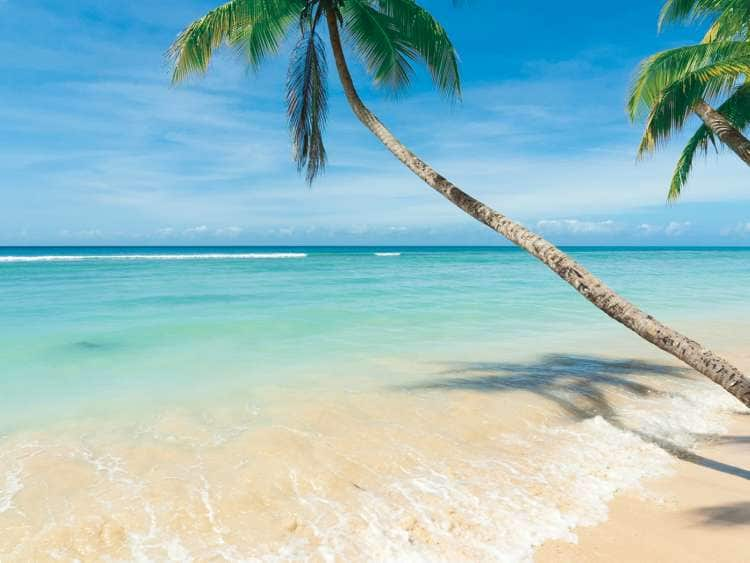
#> input picture Charlotteville-Trinidad-Tobago.jpg.image.750.563.low.jpg, 750 x 563 px, given in place of the camera
$ python sketch.py
#> lines starting #> are read from the running program, lines starting #| are printed output that depends on the picture
#> further down, frame is the input picture: shape (563, 750, 3); mean B, G, R 194.4, 190.6, 151.5
# sketching an image by taking input from webcam
import cv2

def sketch(image):
    #converting_image_to_grayscale
    img_gray=cv2.cvtColor(image,cv2.COLOR_BGR2GRAY)
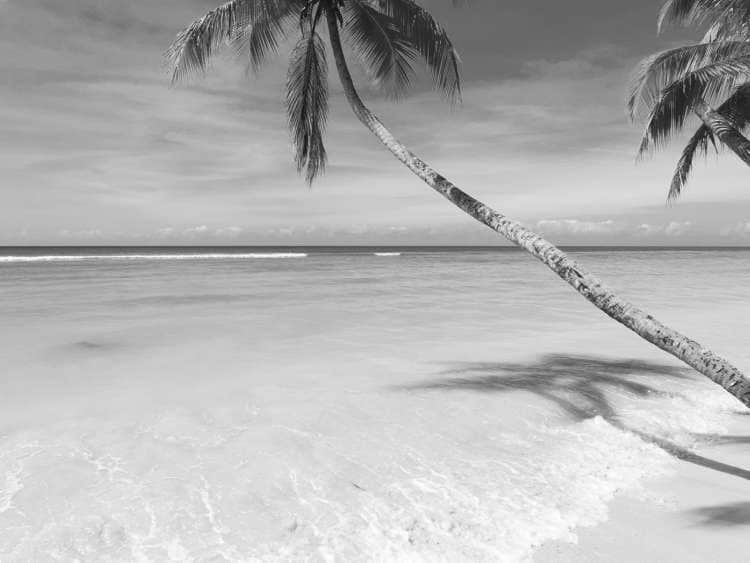
#> img_gray: shape (563, 750); min 5, max 255, mean 179.3
    #blurring_image_to_remove_noise
    img_blur=cv2.GaussianBlur(img_gray,(3,3),0)
    #extracting_edges
    edges=cv2.Canny(img_blur,10,70)
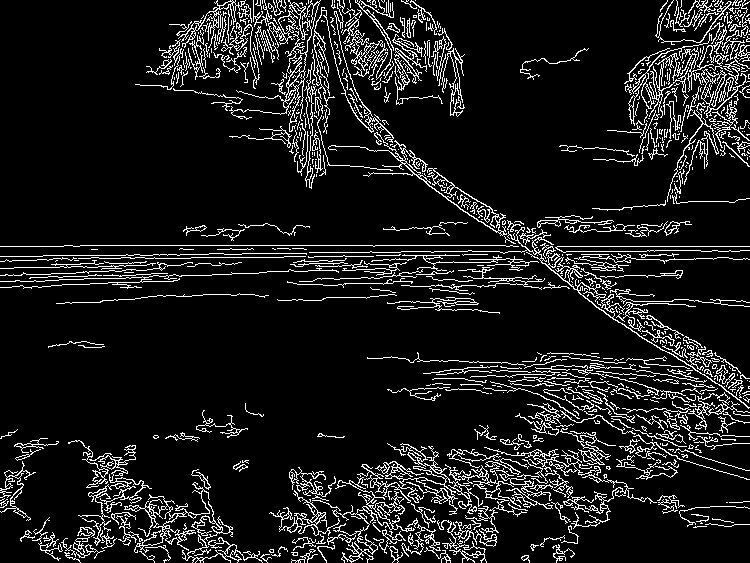
#> edges: shape (563, 750); 10.5% white in thin lines or dots
    #applying_threshold_inverse
    ret,mask=cv2.threshold(edges,120,255,cv2.THRESH_BINARY_INV)
#> mask: shape (563, 750); 89.5% white; black in thin lines or dots
    return mask

# capturing_video_from_webcam
cap=cv2.VideoCapture(0)
# constant_image_capture_from_video
while True:
    ret,frame=cap.read()
    cv2.imshow('Live_Sketch',sketch(frame))
    # Key13==ENTER_KEY
    if cv2.waitKey(1)==13:
#> (key Esc is pressed here)
        break
# releasing_webcam
cap.release()
cv2.destroyAllWindows()
